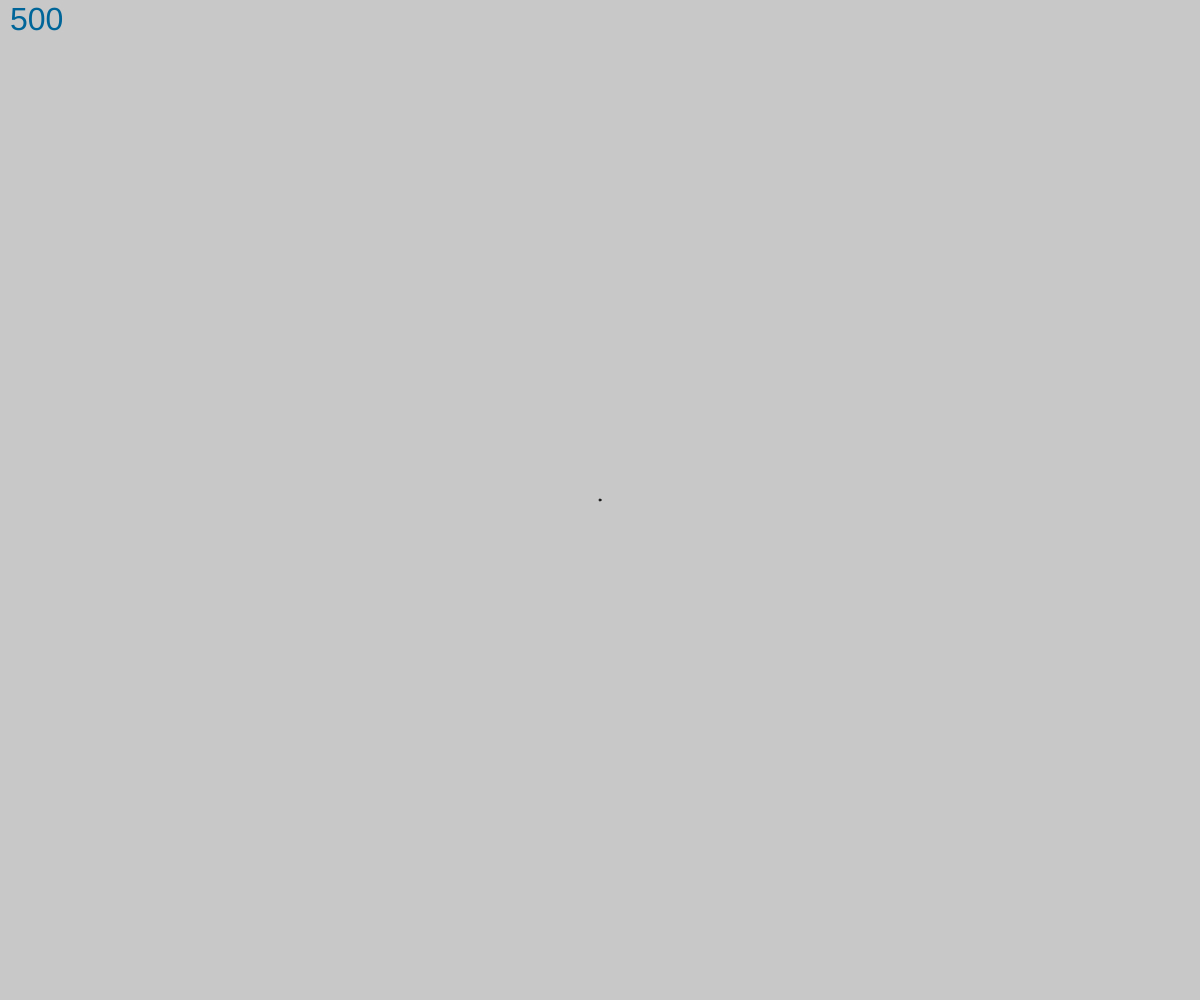
Frame 1 (no input)
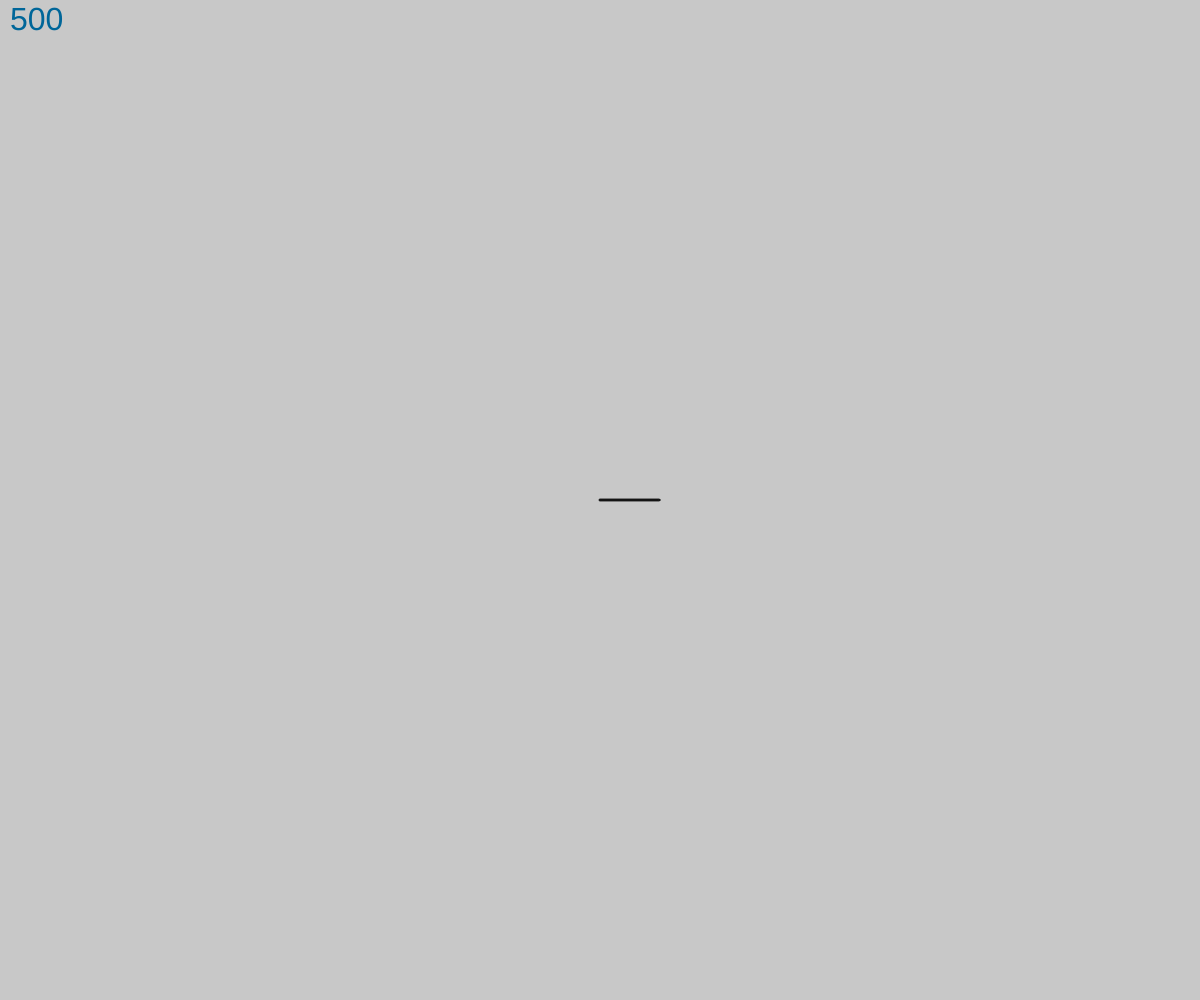
Frame 60 (no input)
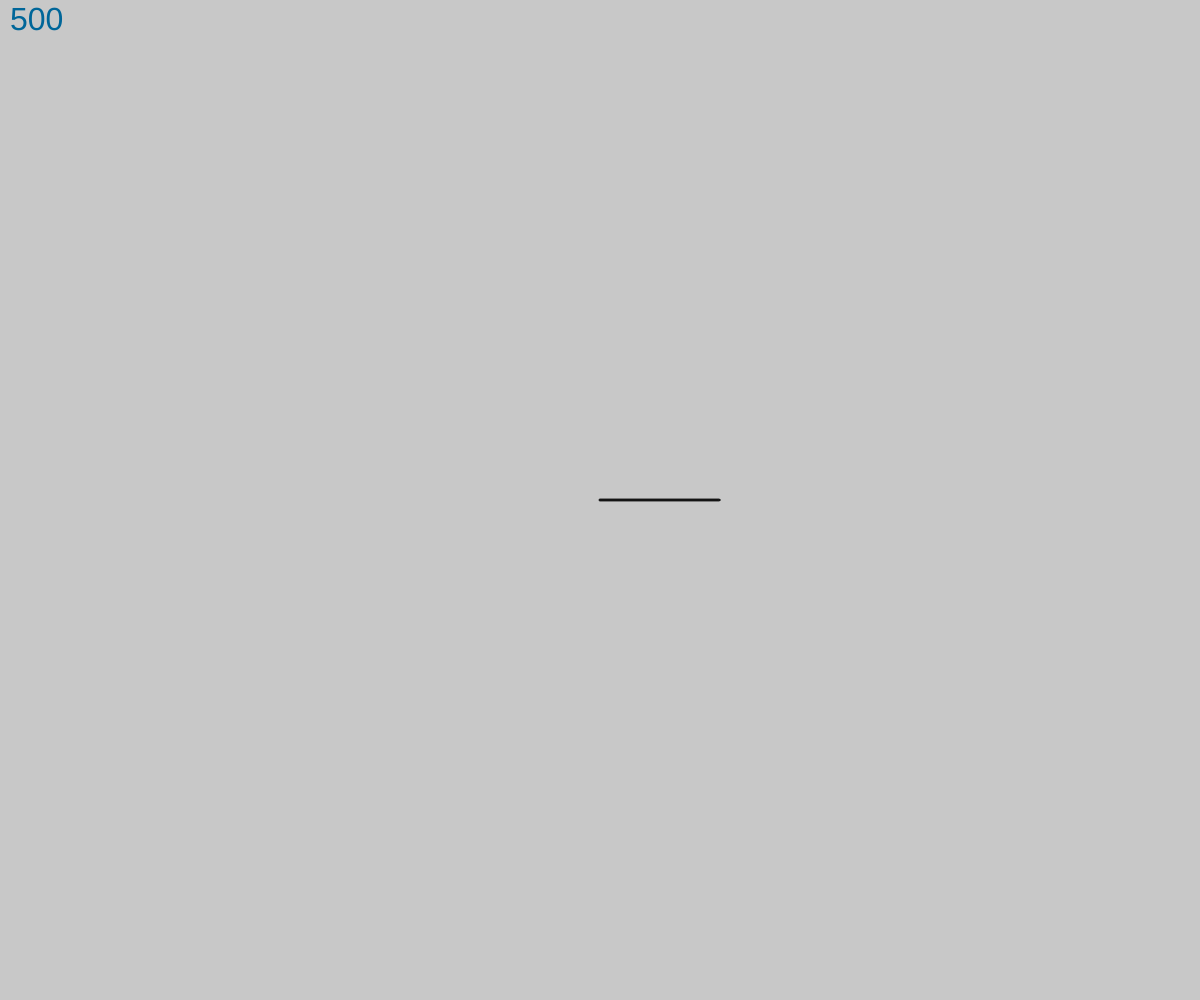
Frame 120 (the mouse pressed at the canvas centre since frame 60)

The p5.js sketch that drew these frames (run headless with seeded random() and noise() and a simulated clock; from frame 60 on, the mouse is pressed at the canvas centre):

// p5.js sketch
// ── sketch.js
/*
 * @name Animation
 * @description The circle moves.
 */
// Where is the circle




let x, y;




function setup() {
  createCanvas(windowWidth, windowHeight);
  canvas2 = createGraphics(windowWidth, windowHeight);
  canvas2.clear()
  
  // Starts in the middle
  x = width / 2;
  y = height/2;
  background(200);
  
}

function draw() {
  background(200);
   
  
  
  
  
  if (keyIsDown(UP_ARROW)) {
    y -= 5;
  }
  if (keyIsDown(DOWN_ARROW)) {
    y += 5;
  }
 
  fill(255,150)
  noStroke()
  textSize(32);
  fill(0, 102, 153);
  text(y, 10, 30);
 
  
 
  canvas2.stroke(5);
  canvas2.fill(100);
  canvas2. ellipse(x, y, 2, 2);
  
  
  // Moving up at a constant speed
  x = x+1;
  
  // Reset to the bottom
  if (x > width) {
    x=0;
	background(200);
  }
  
  image(canvas2, 0, 0);
  
  
}



function windowResized() {
   resizeCanvas(displayWidth, windowHeight);
   background(200);
   y = height/2;
}

function mousePressed() {
  if (mouseX > 0 && mouseX < 100 && mouseY > 0 && mouseY < 100) {
    let fs = fullscreen();
    fullscreen(!fs);
  }


}
